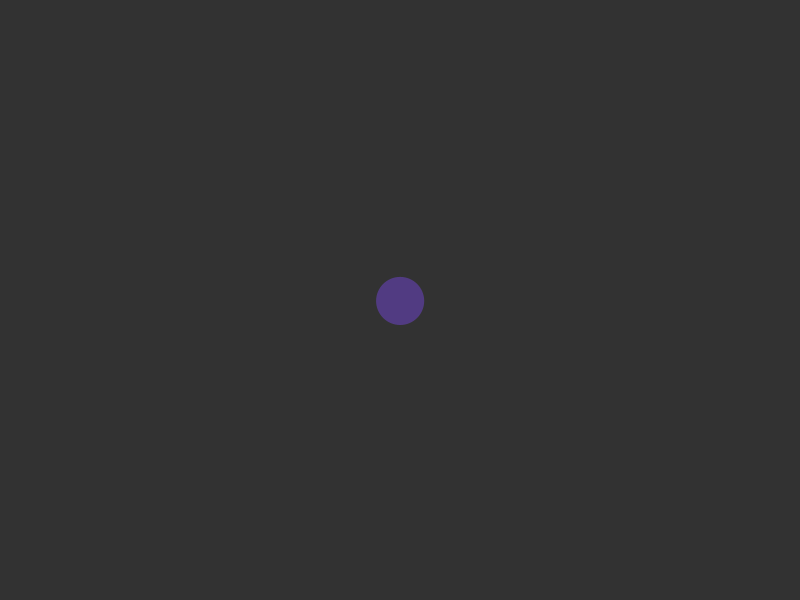
Frame 1 (no input)
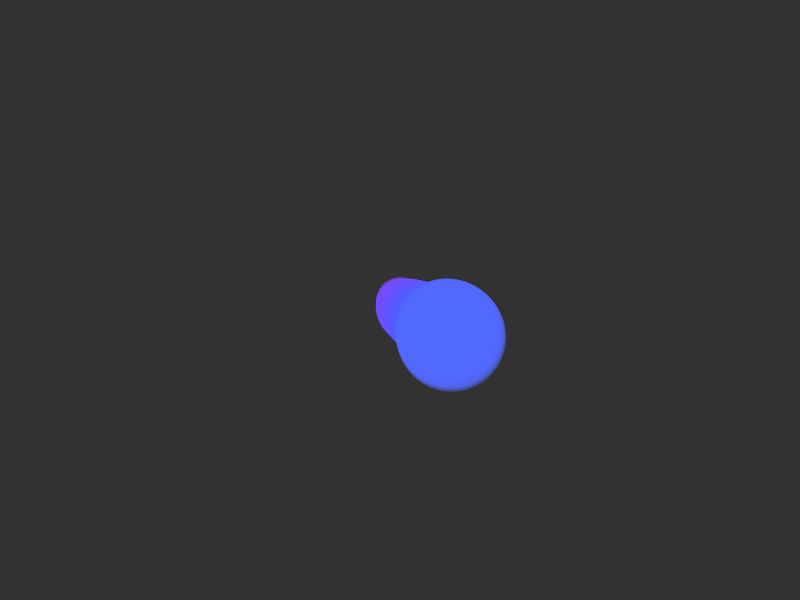
Frame 60 (the mouse pressed at the canvas centre just before this capture)
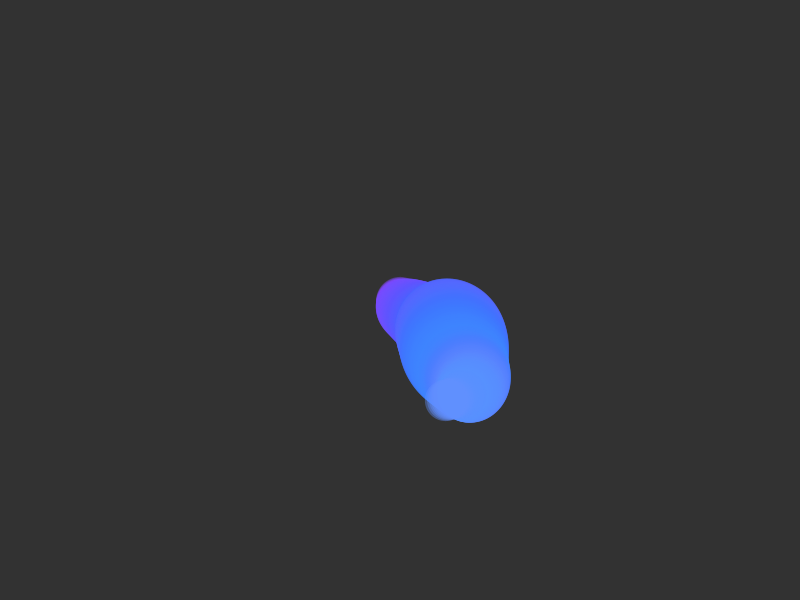
Frame 120 (the mouse held since frame 60 and released just before this capture)

The Processing sketch that drew these frames (run headless with seeded random() and noise(); from frame 60 on, the mouse is pressed at the canvas centre):

// Processing sketch: Answer_for_Quiz4
// ── Answer_for_Quiz4.pde
float x, y;              // Current location of Walker
float tx, ty;            // Perlin time variable (for x and y)
float tThiccness;        // Perlin time variable (for thickness)
float tR, tG, tB;        // Perlin time variable (for RGB)

void setup() {
size(800, 600);        // Window size
background(50);        // Set a grey background
x = width / 2;         // Walker initial position (center of screen)
y = height / 2;
tx = random(1000);     // Initializes the Perlin time variable
ty = random(1000);
tThiccness = random(1000);
tR = random(1000);
tG = random(1000);
tB = random(1000);
}

void draw() {
// Update x and y coordinates with Perlin Noise
x += map(noise(tx), 0, 1, -5, 5);
y += map(noise(ty), 0, 1, -5, 5);

// Update the Perlin time variable
tx += 0.01;
ty += 0.01;

// thiccness
float thiccness = map(noise(tThiccness), 0, 1, 5, 150);
tThiccness += 0.01;

// Dynamically adjust RGB colors
float r = map(noise(tR), 0, 1, 0, 255);
float g = map(noise(tG), 0, 1, 0, 255);
float b = 255;  // Keep the blue channel as default
tR += 0.01;
tG += 0.01;

// Set the color and draw Walker
fill(r, g, b, 100);     // Translucent color
noStroke();
ellipse(x, y, thiccness, thiccness);  // Draw Walker
}
